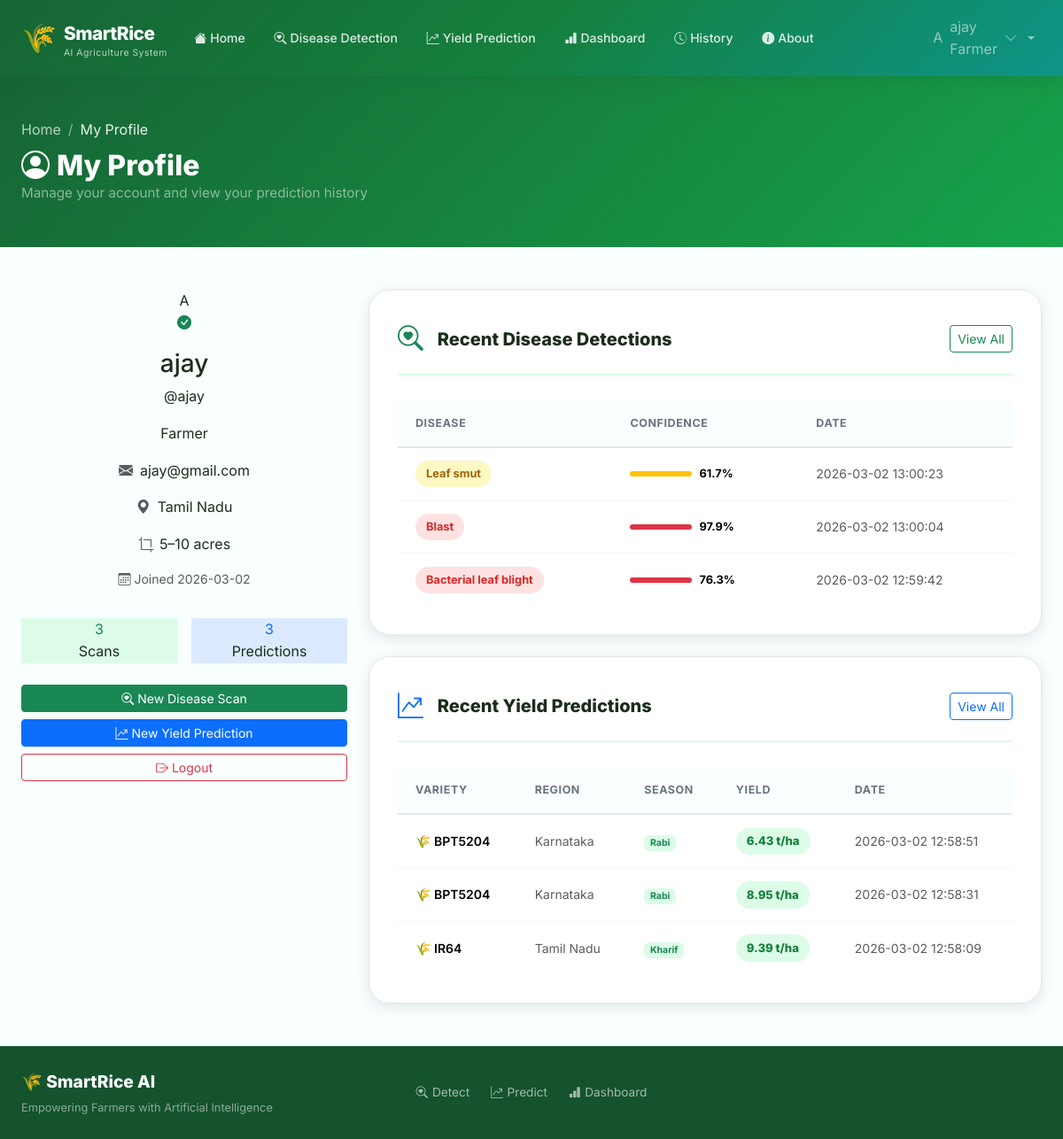
Screenshot of /profile (signed in) with the database file from the repository.
### tables this page shows
CREATE TABLE users (
            id INTEGER PRIMARY KEY AUTOINCREMENT,
            full_name TEXT NOT NULL,
            email TEXT UNIQUE NOT NULL,
            username TEXT UNIQUE NOT NULL,
            password_hash TEXT NOT NULL,
            role TEXT DEFAULT 'farmer',
            state TEXT DEFAULT NULL,
            farm_size TEXT DEFAULT NULL,
            joined_at TEXT NOT NULL
        );

CREATE TABLE disease_predictions (
            id INTEGER PRIMARY KEY AUTOINCREMENT,
            user_id INTEGER NOT NULL DEFAULT 1,
            image_name TEXT NOT NULL,
            predicted_class TEXT NOT NULL,
            confidence REAL NOT NULL,
            date_time TEXT NOT NULL
        );

CREATE TABLE yield_predictions (
            id INTEGER PRIMARY KEY AUTOINCREMENT,
            user_id INTEGER NOT NULL DEFAULT 1,
            rainfall_mm REAL, avg_temp_c REAL, min_temp_c REAL, max_temp_c REAL,
            soil_ph REAL, nitrogen_kg_ha REAL, phosphorus_kg_ha REAL,
            potassium_kg_ha REAL, fertilizer_kg_ha REAL,
            irrigation_type TEXT, season TEXT, rice_variety TEXT, region TEXT,
            predicted_yield REAL NOT NULL, date_time TEXT NOT NULL
        );

### app.py (the view)
@app.route("/profile")
@login_required
def profile():
    user = get_current_user()
    conn = get_db()
    d_count = conn.execute("SELECT COUNT(*) FROM disease_predictions WHERE user_id=?", (user["id"],)).fetchone()[0]
    y_count = conn.execute("SELECT COUNT(*) FROM yield_predictions WHERE user_id=?", (user["id"],)).fetchone()[0]
    recent_d = conn.execute("SELECT * FROM disease_predictions WHERE user_id=? ORDER BY id DESC LIMIT 5", (user["id"],)).fetchall()
    recent_y = conn.execute("SELECT * FROM yield_predictions WHERE user_id=? ORDER BY id DESC LIMIT 5", (user["id"],)).fetchall()
    conn.close()
    return render_template("profile.html", user=user,
                           disease_count=d_count, yield_count=y_count,
                           recent_disease=recent_d, recent_yield=recent_y)

### templates/profile.html (shortened to what this page needs)
{% extends "base.html" %}
{% block content %}
<section class="page-header">
  <div class="container-fluid px-4 py-5">
    <div class="row align-items-center">
      <div class="col">
        <nav aria-label="breadcrumb">
          <ol class="breadcrumb breadcrumb-white mb-2">
            <li class="breadcrumb-item"><a href="{{ url_for('index') }}">Home</a></li>
            <li class="breadcrumb-item active">My Profile</li>
          </ol>
        </nav>
        <h1 class="page-title text-white"><i class="bi bi-person-circle me-2"></i>My Profile</h1>
        <p class="page-subtitle text-white-50">Manage your account and view your prediction history</p>
      </div>
    </div>
  </div>
</section>
<section class="py-5">
  <div class="container-fluid px-4">
    <div class="row g-4">
      <div class="col-lg-4">
        <div class="profile-card text-center">
          <div class="profile-avatar-wrap">
            <div class="profile-avatar">{{ user['full_name'][0].upper() }}</div>
            <div class="profile-avatar-badge">
              <i class="bi bi-check-circle-fill text-success"></i>
            </div>
          </div>
          <h3 class="profile-name mt-3">{{ user['full_name'] }}</h3>
          <p class="profile-username">@{{ user['username'] }}</p>
          <span class="profile-role-badge">{{ user['role'].title() }}</span>
          <p class="profile-email mt-3"><i class="bi bi-envelope-fill me-2 text-muted"></i>{{ user['email'] }}</p>
          {% if user['state'] %}
          <p class="profile-location"><i class="bi bi-geo-alt-fill me-2 text-muted"></i>{{ user['state'] }}</p>
          {% endif %}
          {% if user['farm_size'] %}
          <p class="profile-farm"><i class="bi bi-crop me-2 text-muted"></i>{{ user['farm_size'] }}</p>
          {% endif %}
          <p class="profile-joined text-muted small mt-2">
            <i class="bi bi-calendar3 me-1"></i>Joined {{ user['joined_at'][:10] }}
          </p>
          <div class="row g-3 mt-3">
            <div class="col-6">
              <div class="profile-stat-mini bg-success-soft">
                <div class="profile-stat-val text-success">{{ disease_count }}</div>
                <div class="profile-stat-label">Scans</div>
              </div>
            </div>
            <div class="col-6">
              <div class="profile-stat-mini bg-primary-soft">
                <div class="profile-stat-val text-primary">{{ yield_count }}</div>
                <div class="profile-stat-label">Predictions</div>
              </div>
            </div>
          </div>
          <div class="d-grid gap-2 mt-4">
            <a href="{{ url_for('detect') }}" class="btn btn-success btn-sm">
              <i class="bi bi-search-heart me-1"></i>New Disease Scan
            </a>
            <a href="{{ url_for('yield_pred') }}" class="btn btn-primary btn-sm">
              <i class="bi bi-graph-up-arrow me-1"></i>New Yield Prediction
            </a>
            <a href="{{ url_for('logout') }}" class="btn btn-outline-danger btn-sm">
              <i class="bi bi-box-arrow-right me-1"></i>Logout
            </a>
          </div>
        </div>
      </div>
      <div class="col-lg-8">
        <div class="panel-card mb-4">
          <div class="panel-header">
            <i class="bi bi-search-heart panel-icon text-success"></i>
            <h4 class="panel-title">Recent Disease Detections</h4>
            <a href="{{ url_for('history') }}" class="btn btn-sm btn-outline-success ms-auto">View All</a>
          </div>
          {% if recent_disease %}
          <div class="table-responsive">
            <table class="table table-smart mb-0">
              <thead>
                <tr>
                  <th>Disease</th>
                  <th>Confidence</th>
                  <th>Date</th>
                </tr>
              </thead>
              <tbody>
                {% for r in recent_disease %}
                {% set info = {'Bacterial leaf blight':{'color':'danger'},'Blast':{'color':'danger'},'Brown spot':{'color':'warning'},'Healthy':{'color':'success'},'Leaf smut':{'color':'warning'},'Tungro':{'color':'danger'}} %}
                {% set d = info.get(r['predicted_class'], {'color':'secondary'}) %}
                <tr>
                  <td><span class="disease-tag disease-tag-{{ d['color'] }}">{{ r['predicted_class'] }}</span></td>
                  <td>
                    <div class="mini-bar-wrap">
                      <div class="mini-bar bg-{{ d['color'] }}" style="width:{{ r['confidence']|round(0)|int }}%"></div>
                      <span class="mini-bar-text">{{ "%.1f"|format(r['confidence']) }}%</span>
                    </div>
                  </td>
                  <td class="text-muted small">{{ r['date_time'] }}</td>
                </tr>
                {% endfor %}
              </tbody>
            </table>
          </div>
          {% else %}
          <div class="text-center py-4 text-muted">
            <i class="bi bi-inbox display-5 d-block mb-2"></i>No disease scans yet.
            <a href="{{ url_for('detect') }}" class="btn btn-sm btn-success mt-2">Upload Now</a>
          </div>
          {% endif %}
        </div>
        <div class="panel-card">
          <div class="panel-header">
            <i class="bi bi-graph-up-arrow panel-icon text-primary"></i>
            <h4 class="panel-title">Recent Yield Predictions</h4>
            <a href="{{ url_for('history') }}" class="btn btn-sm btn-outline-primary ms-auto">View All</a>
          </div>
          {% if recent_yield %}
          <div class="table-responsive">
            <table class="table table-smart mb-0">
              <thead>
                <tr>
                  <th>Variety</th>
                  <th>Region</th>
                  <th>Season</th>
                  <th>Yield</th>
                  <th>Date</th>
                </tr>
              </thead>
              <tbody>
                {% for r in recent_yield %}
                <tr>
                  <td><span class="variety-tag">🌾 {{ r['rice_variety'] }}</span></td>
                  <td class="text-muted small">{{ r['region'] }}</td>
                  <td><span class="badge bg-success-soft text-success">{{ r['season'] }}</span></td>
                  <td>
                    <span class="yield-tag {% if r['predicted_yield'] >= 6 %}yield-excellent{% elif r['predicted_yield'] >= 4.5 %}yield-good{% elif r['predicted_yield'] >= 3 %}yield-avg{% else %}yield-low{% endif %}">
                      {{ r['predicted_yield'] }} t/ha
                    </span>
                  </td>
                  <td class="text-muted small">{{ r['date_time'] }}</td>
                </tr>
                {% endfor %}
              </tbody>
            </table>
          </div>
          {% else %}
          <div class="text-center py-4 text-muted">
            <i class="bi bi-inbox display-5 d-block mb-2"></i>No yield predictions yet.
            <a href="{{ url_for('yield_pred') }}" class="btn btn-sm btn-primary mt-2">Predict Now</a>
          </div>
          {% endif %}
        </div>
      </div>
    </div>
  </div>
</section>
{% endblock %}

### templates/base.html (shortened to what this page needs)
<!DOCTYPE html>
<html lang="en">
<head>
  <link href="https://cdn.jsdelivr.net/npm/bootstrap@5.3.2/dist/css/bootstrap.min.css" rel="stylesheet"/>
  <link href="https://cdn.jsdelivr.net/npm/bootstrap-icons@1.11.3/font/bootstrap-icons.min.css" rel="stylesheet"/>
  <link href="{{ url_for('static', filename='css/style.css') }}" rel="stylesheet"/>
</head>
<body>
<nav class="navbar navbar-expand-lg navbar-dark sticky-top" id="mainNav">
  <div class="container-fluid px-4">
    <a class="navbar-brand d-flex align-items-center gap-2" href="{{ url_for('index') }}">
      <span class="brand-icon">🌾</span>
      <div>
        <span class="brand-name">SmartRice</span>
        <span class="brand-tagline d-block">AI Agriculture System</span>
      </div>
    </a>
    <div class="collapse navbar-collapse" id="navMenu">
      <ul class="navbar-nav me-auto align-items-lg-center gap-1">
        <li class="nav-item">
          <a class="nav-link nav-pill {% if request.endpoint == 'index' %}active{% endif %}" href="{{ url_for('index') }}">
            <i class="bi bi-house-fill me-1"></i>Home
          </a>
        </li>
        <li class="nav-item">
          <a class="nav-link nav-pill {% if request.endpoint == 'detect' %}active{% endif %}" href="{{ url_for('detect') }}">
            <i class="bi bi-search-heart me-1"></i>Disease Detection
          </a>
        </li>
        <li class="nav-item">
          <a class="nav-link nav-pill {% if request.endpoint == 'yield_pred' %}active{% endif %}" href="{{ url_for('yield_pred') }}">
            <i class="bi bi-graph-up-arrow me-1"></i>Yield Prediction
          </a>
        </li>
        <li class="nav-item">
          <a class="nav-link nav-pill {% if request.endpoint == 'dashboard' %}active{% endif %}" href="{{ url_for('dashboard') }}">
            <i class="bi bi-bar-chart-fill me-1"></i>Dashboard
          </a>
        </li>
        <li class="nav-item">
          <a class="nav-link nav-pill {% if request.endpoint == 'history' %}active{% endif %}" href="{{ url_for('history') }}">
            <i class="bi bi-clock-history me-1"></i>History
          </a>
        </li>
        <li class="nav-item">
          <a class="nav-link nav-pill {% if request.endpoint == 'about' %}active{% endif %}" href="{{ url_for('about') }}">
            <i class="bi bi-info-circle-fill me-1"></i>About
          </a>
        </li>
      </ul>
      <ul class="navbar-nav ms-auto align-items-lg-center gap-2">
        {% if current_user %}
        <li class="nav-item dropdown">
          <a class="nav-link user-dropdown-toggle dropdown-toggle d-flex align-items-center gap-2"
             href="#" id="userDropdown" role="button" data-bs-toggle="dropdown" aria-expanded="false">
            <div class="user-avatar-sm">{{ current_user['full_name'][0].upper() }}</div>
            <div class="d-none d-lg-block text-start">
              <div class="user-nav-name">{{ current_user['full_name'].split()[0] }}</div>
              <div class="user-nav-role">{{ current_user['role'].title() }}</div>
            </div>
            <i class="bi bi-chevron-down small"></i>
          </a>
        </li>
        {% endif %}
      </ul>
    </div>
  </div>
</nav>
<main class="main-content">
  {% block content %}{% endblock %}
</main>
<footer class="footer mt-auto">
  <div class="container-fluid px-4">
    <div class="row align-items-center py-4">
      <div class="col-md-4 text-center text-md-start mb-3 mb-md-0">
        <span class="footer-brand">🌾 SmartRice AI</span>
        <p class="footer-sub mb-0">Empowering Farmers with Artificial Intelligence</p>
      </div>
      <div class="col-md-4 text-center mb-3 mb-md-0">
        <div class="d-flex justify-content-center gap-4">
          <a href="{{ url_for('detect') }}" class="footer-link"><i class="bi bi-search-heart"></i> Detect</a>
          <a href="{{ url_for('yield_pred') }}" class="footer-link"><i class="bi bi-graph-up-arrow"></i> Predict</a>
          <a href="{{ url_for('dashboard') }}" class="footer-link"><i class="bi bi-bar-chart-fill"></i> Dashboard</a>
        </div>
      </div>
    </div>
  </div>
</footer>
</body>
</html>

### rows the page displays
users: full_name "A", full_name "ajay", role "Farmer", username "ajay", email "ajay@gmail.com", state "Tamil Nadu", farm_size "5–10 acres", joined_at "2026-03-02"
disease_predictions: predicted_class "Leaf smut", confidence "61.7", date_time "2026-03-02 13:00:23"
disease_predictions: predicted_class "Blast", confidence "97.9", date_time "2026-03-02 13:00:04"
disease_predictions: predicted_class "Bacterial leaf blight", confidence "76.3", date_time "2026-03-02 12:59:42"
yield_predictions: rice_variety "BPT5204", region "Karnataka", season "Rabi", predicted_yield "6.43", date_time "2026-03-02 12:58:51"
yield_predictions: rice_variety "BPT5204", region "Karnataka", season "Rabi", predicted_yield "8.95", date_time "2026-03-02 12:58:31"
yield_predictions: rice_variety "IR64", region "Tamil Nadu", season "Kharif", predicted_yield "9.39", date_time "2026-03-02 12:58:09"

### other values shown
{{ disease_count }} "3"
{{ yield_count }} "3"
